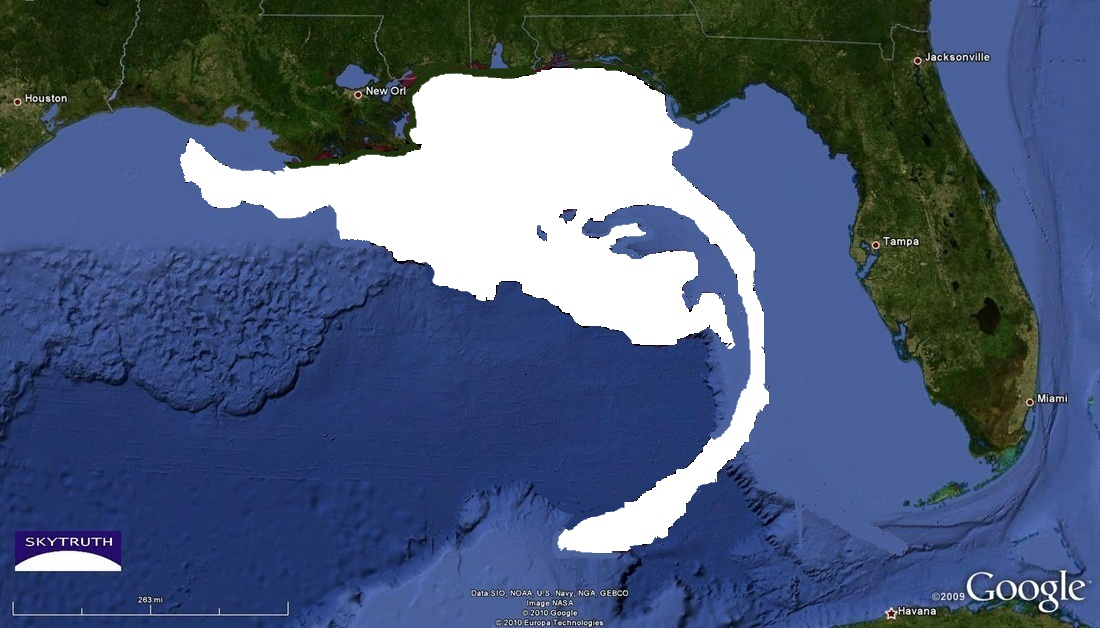
%> input picture image proj/white.jpg, 1100 x 628 px
$ octave WTRSHDPROJ.m   (GNU Octave 9; MATLAB toolbox functions it lacks are replaced by stand-ins)
%> lines starting %> are read from the running program, lines starting %| are printed output that depends on the picture; in (x1, y1, x2, y2) boxes, pixels count from 0 and x2, y2 are one past the last pixel; in counts of white or black regions, pixels touching at a corner belong together; the program's own positions count from 1
rgb=imread('C:\Users\Lenovo\Desktop\image proj\white.jpg');
%> rgb is the input picture: size 628x1100x3 uint8; mean R, G, B 76.6, 92.7, 121.2
hy = fspecial('sobel');
hx = hy';
I = rgb2gray(rgb);
Iy = imfilter(double(I), hy, 'replicate');
Ix = imfilter(double(I), hx, 'replicate');

hy = fspecial('sobel');
hx = hy';
Iy = imfilter(double(I), hy, 'replicate');
Ix = imfilter(double(I), hx, 'replicate');
gradmag = sqrt(Ix.^2 + Iy.^2);
figure
imshow(gradmag,[]), title('Gradient magnitude (gradmag)')
se = strel('disk', 20);
Io = imopen(I, se);
figure
imshow(Io), title('Opening (Io)')
Ie = imerode(I, se);
Iobr = imreconstruct(Ie, I);
figure
imshow(Iobr), title('Opening-by-reconstruction (Iobr)')
Ioc = imclose(Io, se);
figure
imshow(Ioc), title('Opening-closing (Ioc)')
Iobrd = imdilate(Iobr, se);
Iobrcbr = imreconstruct(imcomplement(Iobrd), imcomplement(Iobr));
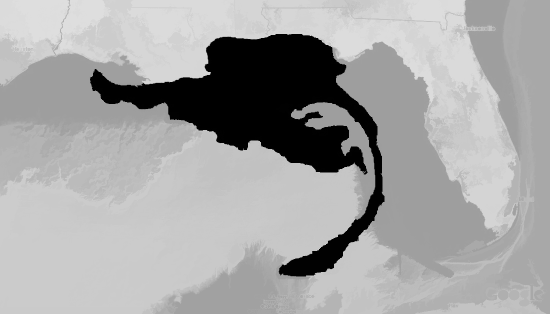
%> Iobrcbr: size 628x1100 uint8 (shown at 1/2 size); min 0, max 222, mean 164.5
Iobrcbr = imcomplement(Iobrcbr);
figure
imshow(Iobrcbr), title('Opening-closing by reconstruction (Iobrcbr)')
fgm = imregionalmax(Iobrcbr);
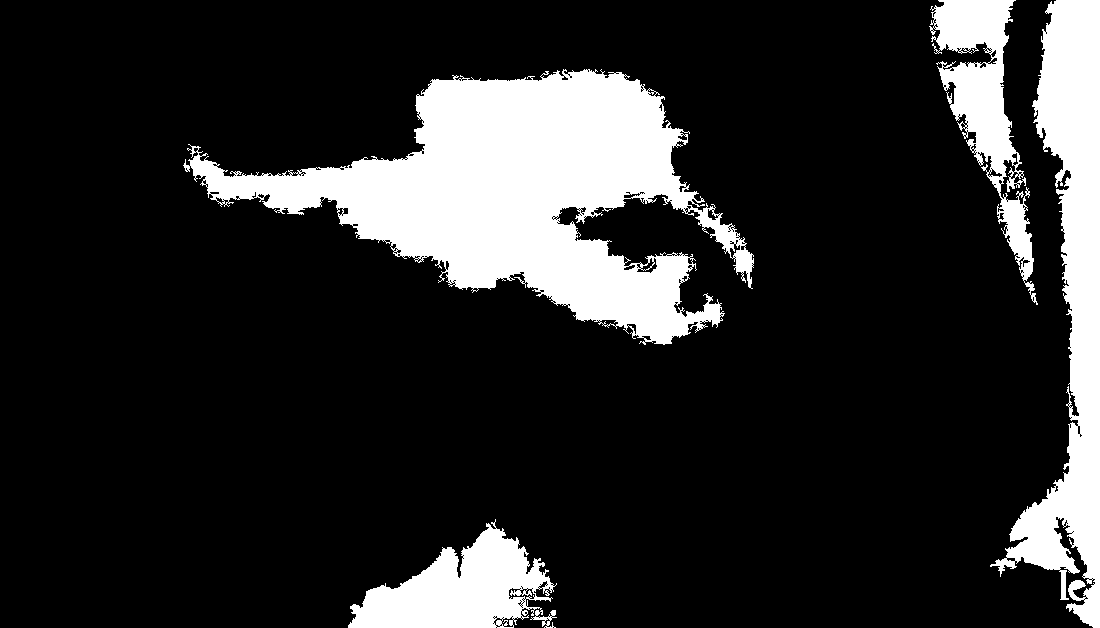
%> fgm: size 628x1100 logical; 16.8% white; 4 white regions, box (x1, y1, x2, y2) and area: (183, 69, 754, 345) 66015, (990, 0, 1100, 628) 27432, (348, 519, 557, 628) 11945, (929, 0, 1038, 305) 10798
figure
imshow(fgm), title('Regional maxima of opening-closing by reconstruction (fgm)')
I2 = I;
I2(fgm) = 255;
%> I2: size 628x1100 uint8; min 0, max 255, mean 102.8
figure
imshow(I2), title('Regional maxima superimposed on original image (I2)')
se2 = strel(ones(5,5));
fgm2 = imclose(fgm, se2);
%> fgm2: size 628x1100 logical; 17.9% white; 4 white regions, box (x1, y1, x2, y2) and area: (183, 69, 754, 345) 69751, (990, 0, 1100, 628) 28573, (348, 519, 557, 628) 12799, (929, 0, 1038, 305) 12416
fgm3 = imerode(fgm2, se2);
%> fgm3: size 628x1100 logical; 16.2% white; 8 white regions (2 under 20 px), largest, box (x1, y1, x2, y2) and area: (186, 71, 752, 342) 64359, (997, 0, 1100, 628) 26006, (350, 524, 552, 628) 11464, (932, 0, 1024, 187) 8860, (999, 193, 1033, 293) 1356, (544, 618, 551, 628) 64
fgm4 = bwareaopen(fgm3, 20);
I3 = I;
I3(fgm4) = 255;
%> I3: size 628x1100 uint8; min 0, max 255, mean 102.3
figure
imshow(I3)
title('Modified regional maxima superimposed on original image (fgm4)')
bw = im2bw(Iobrcbr);
%> bw: size 628x1100 logical; 12.6% white; 1 white region, box (x1, y1, x2, y2) and area: (180, 68, 769, 553) 87040
figure
imshow(bw), title('Thresholded opening-closing by reconstruction (bw)')

D = bwdist(bw);
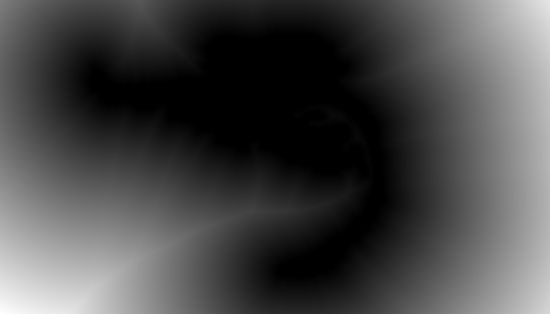
%> D: size 628x1100 single (shown at 1/2 size); min 0, max 471.8, mean 133.8; drawn with min black and max white
DL = watershed(D);
%> DL: size 628x1100 uint8; every value is 1
bgm = DL == 0;
%> bgm: size 628x1100 logical; every value is 0
figure
imshow(bgm), title('Watershed ridge lines (bgm)')
gradmag2 = imimposemin(gradmag, bgm | fgm4);
L = watershed(gradmag2);
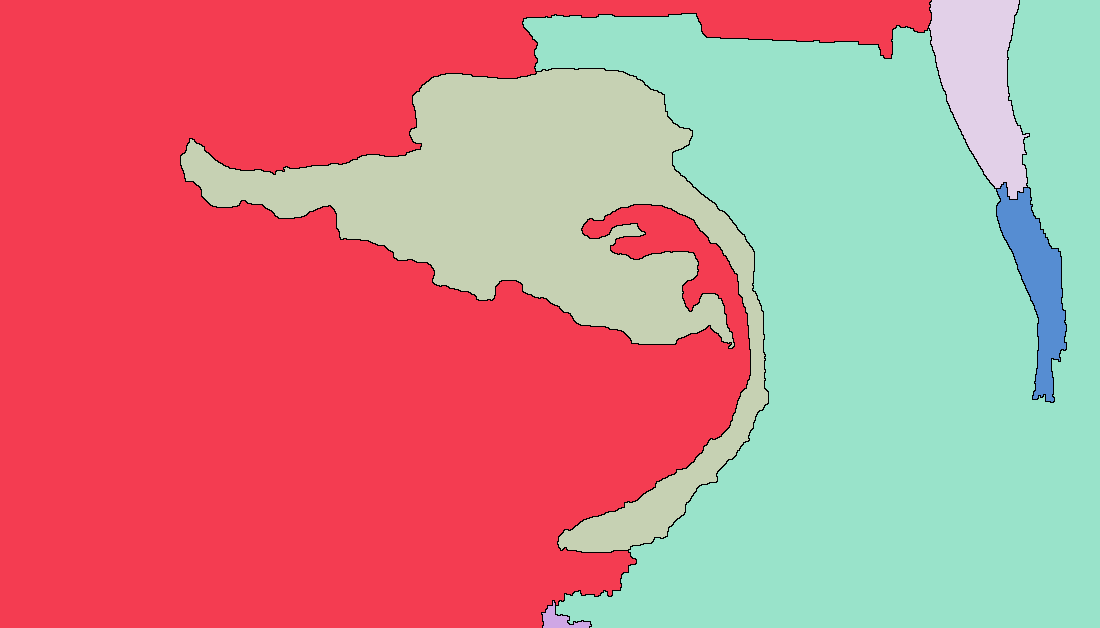
%> L: size 628x1100 uint8; 7 distinct labels, from 0 to 6; one colour per label, 0 black
I4 = I;
I4(imdilate(L == 0, ones(3, 3)) | bgm | fgm4) = 255;
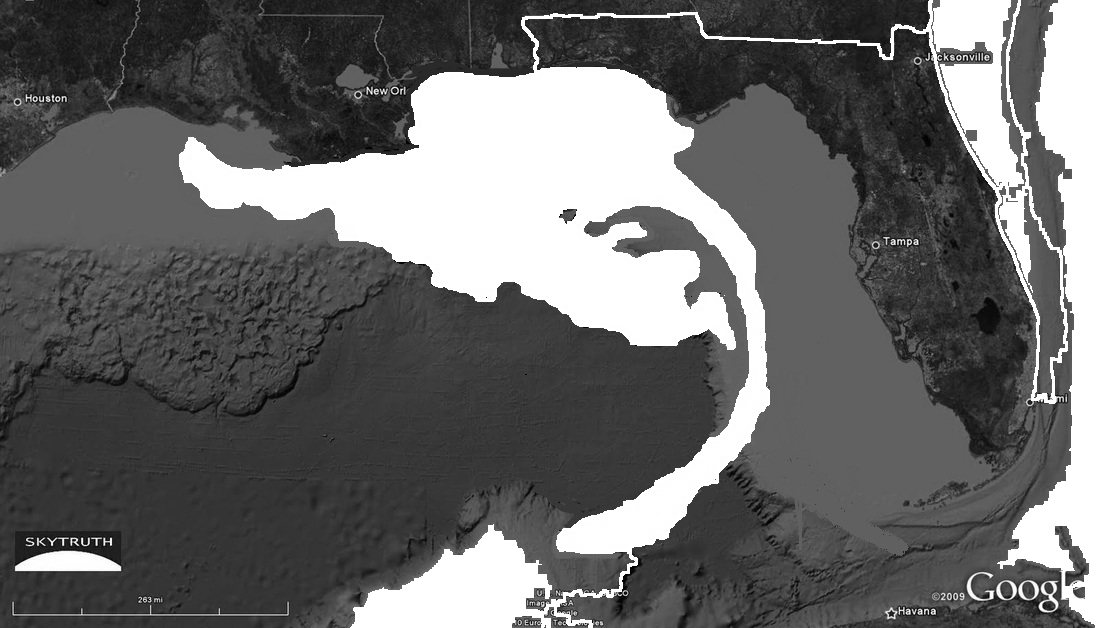
%> I4: size 628x1100 uint8; min 0, max 255, mean 105.3
figure
imshow(I4)
title('Markers and object boundaries superimposed on original image (I4)')

Lrgb = label2rgb(L, 'jet', 'w', 'shuffle');
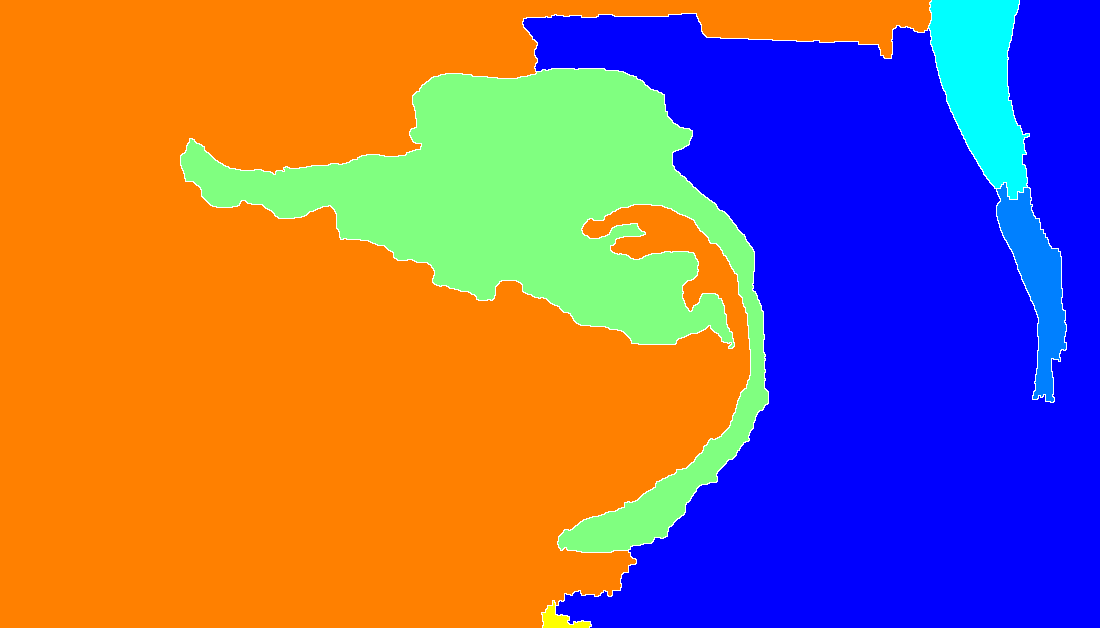
%> Lrgb: size 628x1100x3 uint8; mean R, G, B 148, 104.5, 109.2
figure
imshow(Lrgb)
title('Colored watershed label matrix (Lrgb)')


figure
imshow(I)
hold on
himage = imshow(Lrgb);
himage.AlphaData = 0.3;
title('Lrgb superimposed transparently on original image')

$ run again, with image proj/1421858515850.jpg copied over image proj/white.jpg
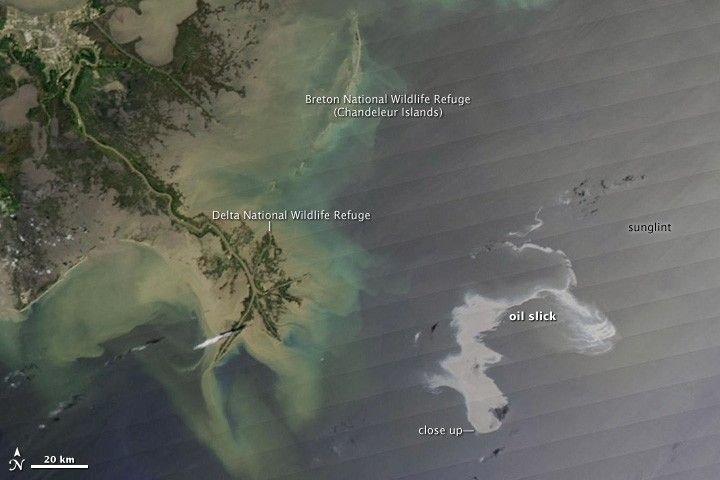
%> input picture image proj/1421858515850.jpg, 720 x 480 px
%> rgb is the input picture: size 480x720x3 uint8; mean R, G, B 97.3, 100.3, 93.2
%> `fgm = imregionalmax(Iobrcbr);`:
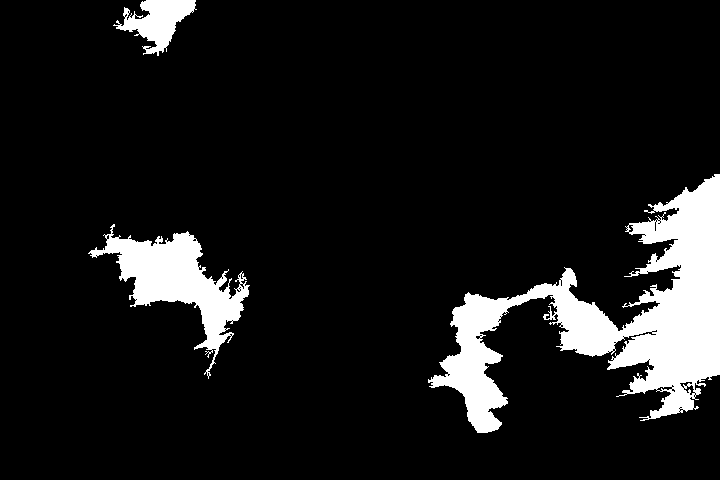
%> fgm: size 480x720 logical; 10% white; 3 white regions, box (x1, y1, x2, y2) and area: (428, 174, 720, 433) 24836, (88, 224, 250, 379) 7616, (113, 0, 197, 56) 2193
%> I2: size 480x720 uint8; min 0, max 255, mean 110.5
%> fgm2: size 480x720 logical; 10.7% white; 3 white regions, box (x1, y1, x2, y2) and area: (428, 174, 720, 433) 26303, (88, 224, 250, 379) 8190, (113, 0, 197, 56) 2397
%> fgm3: size 480x720 logical; 8.9% white; 6 white regions (3 under 20 px), largest, box (x1, y1, x2, y2) and area: (431, 176, 720, 431) 22270, (105, 235, 247, 356) 6525, (118, 0, 194, 52) 1859
%> I3: size 480x720 uint8; min 0, max 255, mean 109.1
%> bw: size 480x720 logical; 7.7% white; 1 white region, box (x1, y1, x2, y2) and area: (428, 150, 720, 433) 26483
%> DL: size 480x720 uint8; every value is 1
%> bgm: size 480x720 logical; every value is 0
%> L: size 480x720 uint8; 4 distinct labels, from 0 to 3
%> I4: size 480x720 uint8; min 0, max 255, mean 111.3
%> `Lrgb = label2rgb(L, 'jet', 'w', 'shuffle');`:
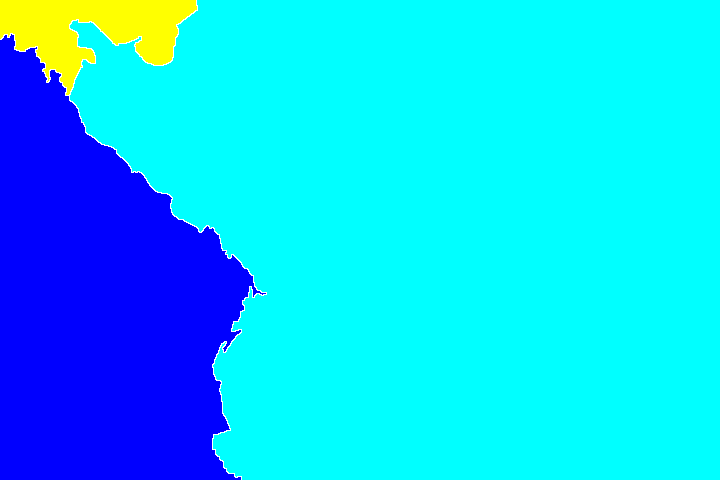
%> Lrgb: size 480x720x3 uint8; mean R, G, B 8, 198.6, 248

$ run again, with image proj/2010115.aqua.jpg copied over image proj/white.jpg
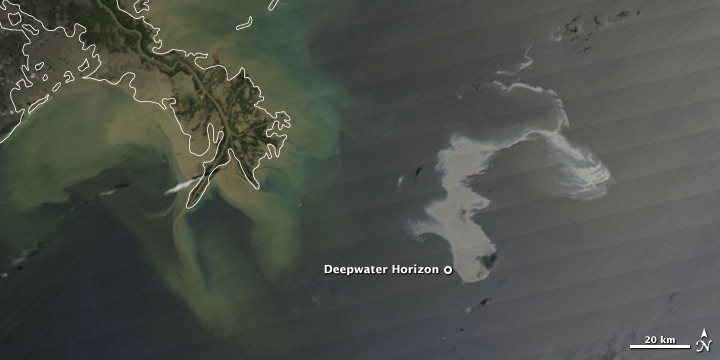
%> input picture image proj/2010115.aqua.jpg, 720 x 360 px
%> rgb is the input picture: size 360x720x3 uint8; mean R, G, B 76.9, 81, 74.2
%> `fgm = imregionalmax(Iobrcbr);`:
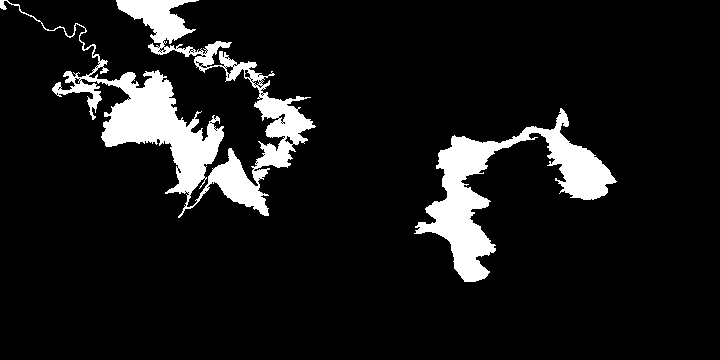
%> fgm: size 360x720 logical; 9.5% white; 2 white regions, box (x1, y1, x2, y2) and area: (0, 0, 316, 218) 15570, (414, 108, 617, 282) 9059
%> I2: size 360x720 uint8; min 13, max 255, mean 92.4
%> fgm2: size 360x720 logical; 10.3% white; 2 white regions, box (x1, y1, x2, y2) and area: (0, 0, 316, 218) 17471, (414, 108, 617, 282) 9354
%> fgm3: size 360x720 logical; 7.6% white; 6 white regions (1 under 20 px), largest, box (x1, y1, x2, y2) and area: (104, 0, 311, 214) 11861, (417, 113, 613, 280) 7177, (67, 61, 105, 114) 608, (0, 0, 6, 7) 35, (55, 85, 64, 94) 31
%> I3: size 360x720 uint8; min 13, max 255, mean 89.8
%> bw: size 360x720 logical; every value is 0
%> D: size 360x720 single; every value is NaN or infinite
%> DL: size 360x720 uint8; every value is 1
%> L: size 360x720 uint8; 6 distinct labels, from 0 to 5
%> I4: size 360x720 uint8; min 13, max 255, mean 92.6
%> `Lrgb = label2rgb(L, 'jet', 'w', 'shuffle');`:
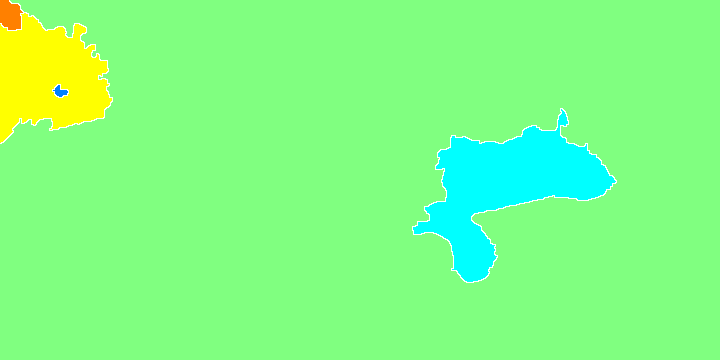
%> Lrgb: size 360x720x3 uint8; mean R, G, B 127, 254.7, 130.5
